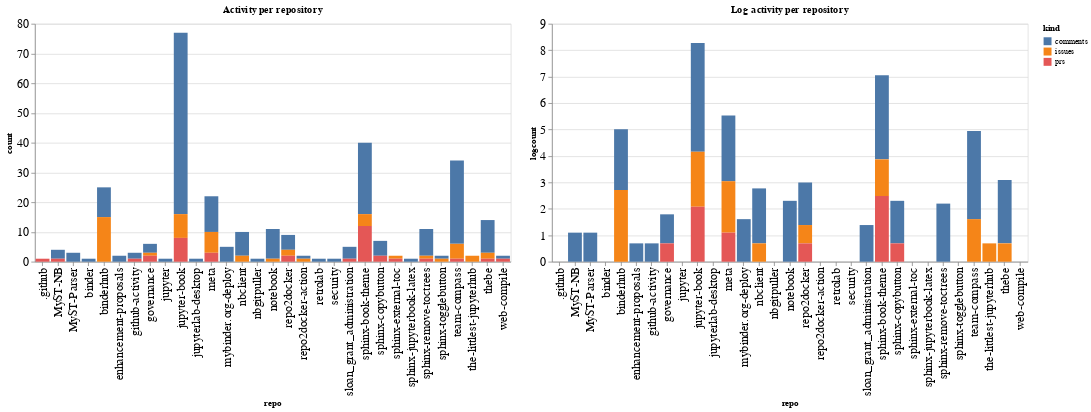

Write notebook code for a chart like this one.
### Code cell
ch1 = alt.Chart(repo_summaries, width=600, title="Activity per repository").mark_bar().encode(
    x='repo',
    y='count',
    color='kind',
    tooltip="kind"
)

ch2 = alt.Chart(repo_summaries, width=600, title="Log activity per repository").mark_bar().encode(
    x='repo',
    y='logcount',
    color='kind',
    tooltip="kind"
)

ch1 | ch2

### Figure 1 — Vega-Lite specification as saved in the notebook (floating-point values rounded to 4 significant figures)
{"config": {"axisLeft": {"labelFontSize": 15}, "axisBottom": {"labelFontSize": 15}}, "hconcat": [{"mark": "bar", "encoding": {"color": {"type": "nominal", "field": "kind"}, "tooltip": {"type": "nominal", "field": "kind"}, "x": {"type": "nominal", "field": "repo"}, "y": {"type": "quantitative", "field": "count"}}, "title": "Activity per repository", "width": 600}, {"mark": "bar", "encoding": {"color": {"type": "nominal", "field": "kind"}, "tooltip": {"type": "nominal", "field": "kind"}, "x": {"type": "nominal", "field": "repo"}, "y": {"type": "quantitative", "field": "logcount"}}, "title": "Log activity per repository", "width": 600}], "data": {"name": "data-1e8f44ed8d2955dcf3a7af129fde25c0"}, "$schema": "https://vega.github.io/schema/vega-lite/v4.8.1.json", "datasets": {"data-1e8f44ed8d2955dcf3a7af129fde25c0": [{"repo": ".github", "kind": "prs", "count": 1, "logcount": 0.0}, {"repo": "MyST-NB", "kind": "comments", "count": 3, "logcount": 1.099}, {"repo": "MyST-NB", "kind": "prs", "count": 1, "logcount": 0.0}, {"repo": "MyST-Parser", "kind": "comments", "count": 3, "logcount": 1.099}, {"repo": "binder", "kind": "comments", "count": 1, "logcount": 0.0}, {"repo": "binderhub", "kind": "comments", "count": 10, "logcount": 2.303}, {"repo": "binderhub", "kind": "issues", "count": 15, "logcount": 2.708}, {"repo": "enhancement-proposals", "kind": "comments", "count": 2, "logcount": 0.6931}, {"repo": "github-activity", "kind": "comments", "count": 2, "logcount": 0.6931}, {"repo": "github-activity", "kind": "prs", "count": 1, "logcount": 0.0}, {"repo": "governance", "kind": "comments", "count": 3, "logcount": 1.099}, {"repo": "governance", "kind": "issues", "count": 1, "logcount": 0.0}, {"repo": "governance", "kind": "prs", "count": 2, "logcount": 0.6931}, {"repo": "jupyter", "kind": "comments", "count": 1, "logcount": 0.0}, {"repo": "jupyter-book", "kind": "comments", "count": 61, "logcount": 4.111}, {"repo": "jupyter-book", "kind": "issues", "count": 8, "logcount": 2.079}, {"repo": "jupyter-book", "kind": "prs", "count": 8, "logcount": 2.079}, {"repo": "jupyterlab-desktop", "kind": "comments", "count": 1, "logcount": 0.0}, {"repo": "meta", "kind": "comments", "count": 12, "logcount": 2.485}, {"repo": "meta", "kind": "issues", "count": 7, "logcount": 1.946}, {"repo": "meta", "kind": "prs", "count": 3, "logcount": 1.099}, {"repo": "mybinder.org-deploy", "kind": "comments", "count": 5, "logcount": 1.609}, {"repo": "nbclient", "kind": "comments", "count": 8, "logcount": 2.079}, {"repo": "nbclient", "kind": "issues", "count": 2, "logcount": 0.6931}, {"repo": "nbgitpuller", "kind": "comments", "count": 1, "logcount": 0.0}, {"repo": "notebook", "kind": "comments", "count": 10, "logcount": 2.303}, {"repo": "notebook", "kind": "issues", "count": 1, "logcount": 0.0}, {"repo": "repo2docker", "kind": "comments", "count": 5, "logcount": 1.609}, {"repo": "repo2docker", "kind": "issues", "count": 2, "logcount": 0.6931}, {"repo": "repo2docker", "kind": "prs", "count": 2, "logcount": 0.6931}, {"repo": "repo2docker-action", "kind": "comments", "count": 1, "logcount": 0.0}, {"repo": "repo2docker-action", "kind": "issues", "count": 1, "logcount": 0.0}, {"repo": "retrolab", "kind": "comments", "count": 1, "logcount": 0.0}, {"repo": "security", "kind": "comments", "count": 1, "logcount": 0.0}, {"repo": "sloan_grant_administration", "kind": "comments", "count": 4, "logcount": 1.386}, {"repo": "sloan_grant_administration", "kind": "prs", "count": 1, "logcount": 0.0}, {"repo": "sphinx-book-theme", "kind": "comments", "count": 24, "logcount": 3.178}, {"repo": "sphinx-book-theme", "kind": "issues", "count": 4, "logcount": 1.386}, {"repo": "sphinx-book-theme", "kind": "prs", "count": 12, "logcount": 2.485}, {"repo": "sphinx-copybutton", "kind": "comments", "count": 5, "logcount": 1.609}, {"repo": "sphinx-copybutton", "kind": "prs", "count": 2, "logcount": 0.6931}, {"repo": "sphinx-external-toc", "kind": "issues", "count": 1, "logcount": 0.0}, {"repo": "sphinx-external-toc", "kind": "prs", "count": 1, "logcount": 0.0}, {"repo": "sphinx-jupyterbook-latex", "kind": "comments", "count": 1, "logcount": 0.0}, {"repo": "sphinx-remove-toctrees", "kind": "comments", "count": 9, "logcount": 2.197}, {"repo": "sphinx-remove-toctrees", "kind": "issues", "count": 1, "logcount": 0.0}, {"repo": "sphinx-remove-toctrees", "kind": "prs", "count": 1, "logcount": 0.0}, {"repo": "sphinx-togglebutton", "kind": "comments", "count": 1, "logcount": 0.0}, {"repo": "sphinx-togglebutton", "kind": "issues", "count": 1, "logcount": 0.0}, {"repo": "team-compass", "kind": "comments", "count": 28, "logcount": 3.332}, {"repo": "team-compass", "kind": "issues", "count": 5, "logcount": 1.609}, {"repo": "team-compass", "kind": "prs", "count": 1, "logcount": 0.0}, {"repo": "the-littlest-jupyterhub", "kind": "issues", "count": 2, "logcount": 0.6931}, {"repo": "thebe", "kind": "comments", "count": 11, "logcount": 2.398}, {"repo": "thebe", "kind": "issues", "count": 2, "logcount": 0.6931}, {"repo": "thebe", "kind": "prs", "count": 1, "logcount": 0.0}, {"repo": "web-compile", "kind": "comments", "count": 1, "logcount": 0.0}, {"repo": "web-compile", "kind": "prs", "count": 1, "logcount": 0.0}]}}
